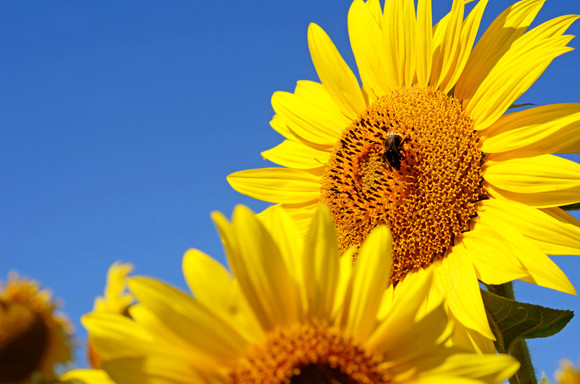
#> input picture 图像的基本操作/figure.jpeg, 580 x 384 px
$ jupyter execute 01.ipynb   (shell and % lines are left out)   (older library calls are emulated)
#> lines starting #> are read from the running program, lines starting #| are printed output that depends on the picture
[cell 1]
import cv2 # opencv 读取的是 BGR 格式
import matplotlib.pyplot as plt
import numpy as np

img = cv2.imread("figure.jpeg")
#> img is the input picture: shape (384, 580, 3); mean B, G, R 79.2, 142.2, 150.3

[cell 2]
img

[cell 3]
# 图像的显示，也可以创建多个窗口
cv2.imshow('image', img)

# 等待时间，毫秒级别，0表示按任意键终止
cv2.waitKey(0)
cv2.destroyAllWindows()

[cell 4]
def cv_show(name, img):
    cv2.imshow(name, img)
    cv2.waitKey(0)
    cv2.destroyAllWindows()

[cell 5]
img.shape # h, w, 3:rgb
#> Out = (384, 580, 3)

[cell 6]
# 读取灰度图
img = cv2.imread("figure.jpeg",cv2.IMREAD_GRAYSCALE)
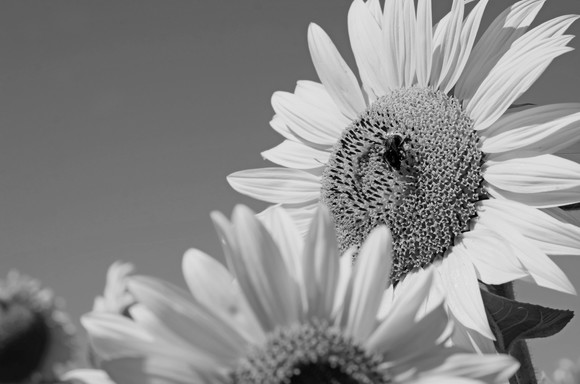
#> img: shape (384, 580); min 0, max 237, mean 137.4
img

[cell 7]
img.shape
#> Out = (384, 580)

[cell 8]
cv2.imshow("gray image", img)
cv2.waitKey(0)
cv2.destroyAllWindows()

[cell 9]
cv2.imwrite("gray_image.jpeg", img)
#> Out = True

[cell 10]
type(img)

[cell 11]
img.size
#> Out = 222720
